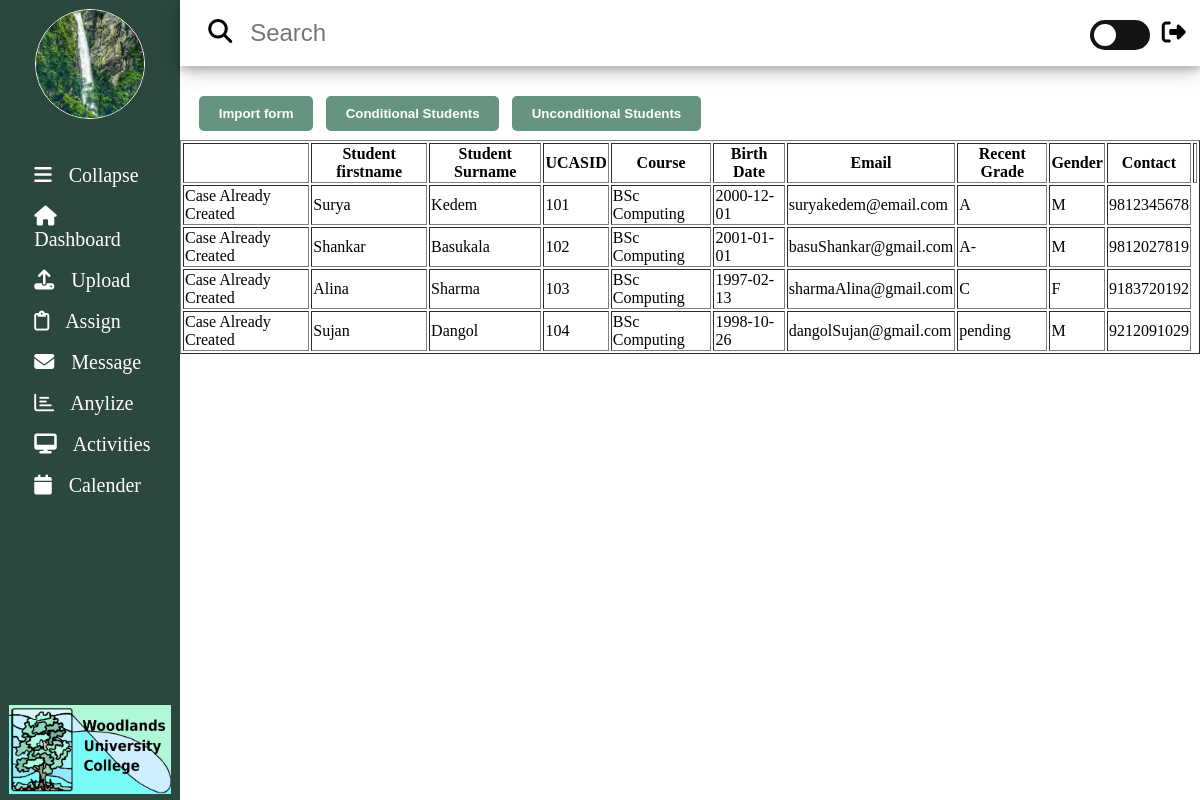
The app's page /admin/index.php with its own data.
### tables this page shows
CREATE TABLE `ucas` (
  `UCAS_id` int(5) NOT NULL,
  `first_name` varchar(255) NOT NULL,
  `sur_name` varchar(255) NOT NULL,
  `course_name` varchar(255) NOT NULL,
  `email` varchar(255) NOT NULL,
  `recent_grade` varchar(10) NOT NULL,
  `gender` varchar(1) NOT NULL,
  `date_of_birth` date NOT NULL,
  `address` text NOT NULL,
  `contact` varchar(255) NOT NULL,
  `case_status` tinyint(1) NOT NULL,
  `unconditional` tinyint(1) NOT NULL DEFAULT 1
);

### admin/index.php (called while the page is built)
<?php include ("../include/header.php");
?>
<?php include ("body.php");
?>
<?php include ("../include/footer.php");
?>

### admin/body.php (the view, shortened to what this page needs)
<?php
    $pdo = new PDO('mysql:dbname=Woodlands;host=localhost', 'root', '');
?>
<div class="main_body">
    <div class="top_add_section">
        <div class="btns">
            <div class="btn">
                <button class="add_btn" onclick="expand()">Import form</button>
            </div>
            <div class="btn">
                <button class="add_btn"><a href="index.php?order=conditional">Conditional Students</a></button>
            </div>
            <div class="btn">
                <button class="add_btn" ><a href="unconditional.php">Unconditional Students</a></button>
            </div>
        </div>
    </div>
</div>
<table border="1">
    <tr>
        <th></th>
        <th>Student firstname</th>
        <th>Student Surname</th>
        <th>UCASID</th>
        <th>Course</th>
        <th>Birth Date</th>
        <th>Email</th>
        <th>Recent Grade</th>
        <th>Gender</th>
        <th>Contact</th>
        <th></th>
    </tr>
    <?php
        $stmt = $pdo->prepare("SELECT * FROM UCAS");
        $stmt->execute();
        foreach ($stmt as $data){?>
            <tr>
                <td>
                    <?php
                        if($data['case_status']==1){
                            echo '<a href="#">Case Already Created</a>';
                        }else{?>
                            <a href="casefile.php?ucId=<?php echo $data['UCAS_id']; ?>">Create Case</a>
                    <?php } ?>
                </td>
                <td><?php echo $data['first_name']; ?></td>
                <td><?php echo $data['sur_name']; ?></td>
                <td><?php echo $data['UCAS_id']; ?></td>
                <td><?php echo $data['course_name']; ?></td>
                <td><?php echo $data['date_of_birth']; ?></td>
                <td><?php echo $data['email']; ?></td>
                <td><?php echo $data['recent_grade']; ?></td>
                <td><?php echo $data['gender']; ?></td>
                <td><?php echo $data['contact']; ?></td>
            </tr>
    <?php } ?>
</table>

### css/style.css (style rules this page uses)
a { text-decoration: none; color: black; }
html, body { padding: 0; margin: 0; }
.main_body { width: 95%; }
.main_body { display: flex; flex-direction: column; position: none; position: relative; height: auto; }

### css/admin.css (style rules this page uses)
.top_add_section { width: 100%; padding: 1% 2%; display: flex; flex-direction: column; }
.btns { display: inline-block; }
.btns a { color: inherit; }
.add_btn { background-color: #659581; color: #ffffff; float: left; padding: 1% 2%; font-weight: 600; border: none; border-radius: 5px; cursor: pointer; outline: none; margin-right: 1em; }

### records on screen
ucas: case_status "Case Already Created", first_name "Surya", sur_name "Kedem", UCAS_id "101", course_name "BSc Computing", date_of_birth "2000-12-01", email "suryakedem@email.com", recent_grade "A", gender "M", contact "9812345678"
ucas: case_status "Case Already Created", first_name "Shankar", sur_name "Basukala", UCAS_id "102", course_name "BSc Computing", date_of_birth "2001-01-01", email "basuShankar@gmail.com", recent_grade "A-", gender "M", contact "9812027819"
ucas: case_status "Case Already Created", first_name "Alina", sur_name "Sharma", UCAS_id "103", course_name "BSc Computing", date_of_birth "1997-02-13", email "sharmaAlina@gmail.com", recent_grade "C", gender "F", contact "9183720192"
ucas: case_status "Case Already Created", first_name "Sujan", sur_name "Dangol", UCAS_id "104", course_name "BSc Computing", date_of_birth "1998-10-26", email "dangolSujan@gmail.com", recent_grade "pending", gender "M", contact "9212091029"
